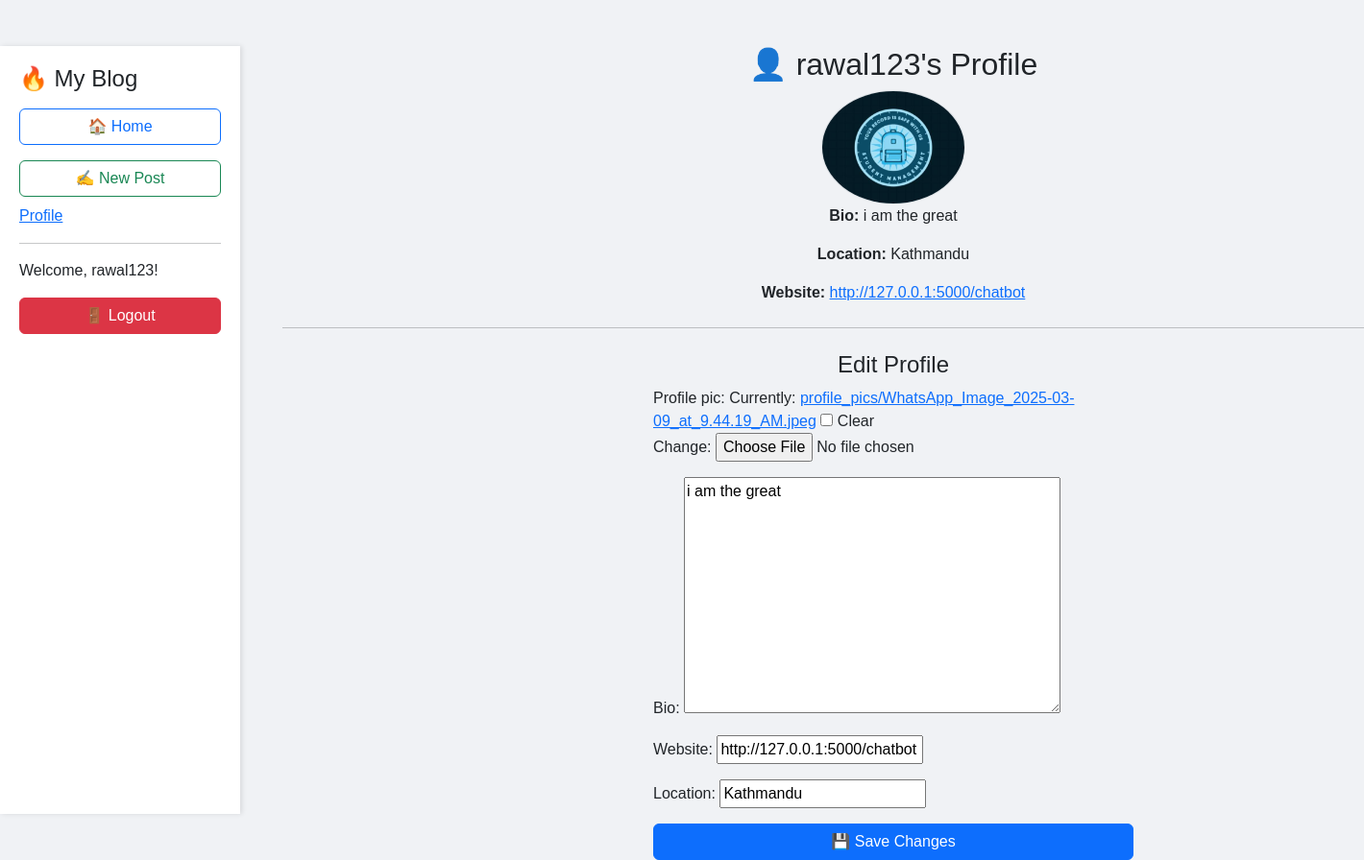
Screenshot of /profile/ (signed in) with the database file from the repository.
### blog/models.py (models this page shows, shortened)
class Profile(models.Model):
    user = models.OneToOneField(User,on_delete=models.CASCADE)
    bio = models.TextField(blank=True,null=True)
    profile_pic = models.ImageField(upload_to='profile_pics/',default='default.jpg',blank=True)
    website = models.URLField(blank=True,null=True)
    location = models.CharField(max_length=255, blank=True, null=True)  # ✅ Ensure this field exists

### blog/views.py (the view)
# urls.py: path('profile/', views.profile, name='profile')
@login_required  # Ensures only logged-in users access the profile page
def profile(request):
    profile = request.user.profile
    if request.method == 'POST':
        form = ProfileForm(request.POST,request.FILES,instance=profile)
        if form.is_valid():
            form.save()
            return redirect('profile')
    else:
        form = ProfileForm(instance=profile)
    return render(request,'profile.html',{'form':form,'profile':profile})

### blog/forms.py
class ProfileForm(forms.ModelForm):
    class Meta:
        model = Profile
        fields = ['profile_pic','bio','website','location']

### templates/profile.html (shortened to what this page needs)
{% extends "base.html" %}
{% block content %}
    <div class="container text-center mt-5">
        {% if user.is_authenticated and profile %}
            <h2>👤 {{ profile.user.username }}'s Profile</h2>
            {% if profile.profile_pic %}
                <img src="{{ profile.profile_pic.url }}" class="rounded-circle border" width="150px">
            {% else %}
                <img src="https://via.placeholder.com/150" class="rounded-circle border" width="150px">
            {% endif %}
            <p><strong>Bio:</strong> {{ profile.bio|default:"No bio available" }}</p>
            <p><strong>Location:</strong> {{ profile.location|default:"Unknown" }}</p>
            <p><strong>Website:</strong>
                {% if profile.website %}
                    <a href="{{ profile.website }}" target="_blank">{{ profile.website }}</a>
                {% else %}
                    No website provided.
                {% endif %}
            </p>
            <hr class="my-4">
            <h4 class="mt-4">Edit Profile</h4>
            <form method="post" enctype="multipart/form-data" class="text-start mx-auto" style="max-width: 500px;">
                {{ form.as_p }}
                <button type="submit" class="btn btn-primary w-100">💾 Save Changes</button>
            </form>
        {% else %}
            <div class="alert alert-warning">
                <p>You need to <a href="{% url 'login' %}">log in</a> to access your profile.</p>
            </div>
        {% endif %}
    </div>
{% endblock %}

### templates/base.html (shortened to what this page needs)
<!DOCTYPE html>
<html lang="en">
<head>
    <link href="https://cdn.jsdelivr.net/npm/bootstrap@5.3.0/dist/css/bootstrap.min.css" rel="stylesheet">
</head>
<body>
    <div class="sidebar">
        <h4>🔥 My Blog</h4>
        <a href="{% url 'home' %}" class="btn btn-outline-primary w-100 my-2">🏠 Home</a>
        <a href="{% url 'add_post' %}" class="btn btn-outline-success w-100 my-2">✍️ New Post</a>
        {% if user.is_authenticated %}
            <a href="{% url 'profile' %}">Profile</a>
        {% endif %}
        <hr>
        {% if user.is_authenticated %}
            <p>Welcome, {{ user.username }}!</p>
            <form action="{% url 'logout' %}" method="post">
                <button type="submit" class="btn btn-danger w-100">🚪 Logout</button>
            </form>
        {% else %}
            <a href="{% url 'login' %}" class="btn btn-primary w-100 my-1">🔑 Login</a>
            <a href="{% url 'register' %}" class="btn btn-success w-100 my-1">📝 Register</a>
        {% endif %}
    </div>
    <div class="content container mt-4">
        {% block content %}{% endblock %}
    </div>
</body>
</html>

### templates/base.html (style rules this page uses)
body { background-color: #f0f2f5; font-family: Arial, sans-serif; }
.sidebar { height: 100vh; background: #ffffff; padding: 20px; position: fixed; width: 250px; box-shadow: 2px 0 5px rgba(0, 0, 0, 0.1); }
.content { margin-left: 270px; }

### rows the page displays
Profile: user.username "rawal123", profile_pic (picture), bio "i am the great", location "Kathmandu", website "http://127.0.0.1:5000/chatbot"

### other values shown
{{ user.username }} "rawal123"
